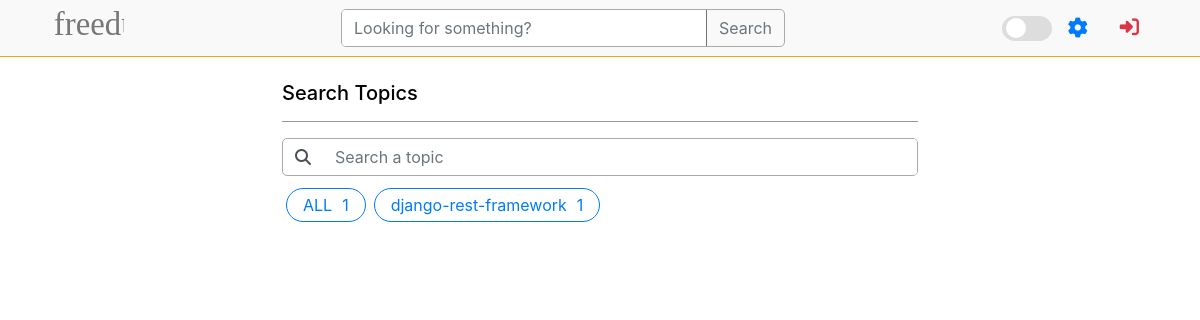
Before: /topics/ with the older database file.
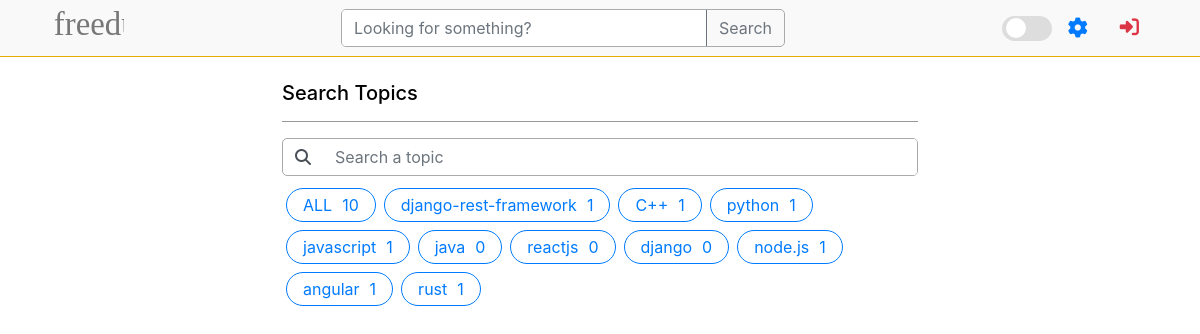
After: the same page with the newer database file.
### base/models.py (models this page shows, shortened)
class Topic(models.Model):
    name = models.CharField(max_length=200)

### base/views.py (the view)
# urls.py: path('topics/', views.topicsPage, name='topics'),
def topicsPage(request):
    q = request.GET.get('q') if request.GET.get('q') != None else ''
    topics = Topic.objects.filter(name__icontains=q)
    return render(request, 'base/topics.html', {'topics': topics})

### base/templates/base/topics.html (shortened to what this page needs)
{% extends "main.html" %} {% block content %} {% load static %}
<div class="container my-4">
    <div class="container inner-container">
        <h5 class="my-2">Search Topics</h5>
        <hr style="background-color: var(--search-border);">
        <form
            action=""
            method="GET"
            class="d-flex m-0 mb-2"
            role="search"
            style="width: 100%"
        >
            <div
                class="input-group"
                style="
                    border: solid 1px var(--search-border);
                    border-radius: 5px;
                "
            >
                <button
                    class="input-group-text border-0"
                    id="basic-addon1" type="submit"
                    style="background-color: transparent"
                >
                    <i class="fa fa-search" aria-hidden="true"></i
                ></button>
                <input
                    class="form-control my-0"
                    type="search"
                    name="q"
                    placeholder="Search a topic"
                    aria-label="Search"
                    style="
                        background-color: var(--search-color);
                        border-width: 0px;
                        color: var(--text-color);
                    "
                    aria-describedby="button-addon2"
                />
            </div>
        </form>
        <div class="container d-flex flex-wrap p-0 m-0">
            <a
                class="d-flex btn btn-outline-primary px-3 py-1 m-1"
                style="gap: 10px; width: fit-content; border-radius: 20px"
                href="{% url "topics" %}"
            >
                ALL
                <span>{{topics.count}}</span>
            </a>
            {% for topic in topics %}
                <a
                    class="d-flex btn btn-outline-primary px-3 py-1 m-1"
                    style="gap: 10px; border-radius: 20px; width: fit-content"
                    href="{% url "home" %}?q={{topic.name}}"
                >
                {{topic.name}}
                <span>{{topic.room_set.all.count}}</span>
            </a>
            {% endfor %}
        </div>
    </div>
</div>
{% endblock content %}

### templates/main.html (shortened to what this page needs)
<!DOCTYPE html lang="en-GB">
{% load static %}
<html style="scrollbar-width: none">
    <head>
        <link rel="stylesheet" href="{% static 'css/bootstrap.min.css' %}" />
        <link rel="stylesheet" href="{% static 'fontawesome/css/all.min.css' %}" />
        <link
            rel="stylesheet"
            href="{% static 'css/main.css' %}"
            media="screen"
        />
    </head>
    <body class="pt-0" style="background-color: var(--bg-color) !important">
        {% include "navbar.html" %}  {% block content %} {% endblock %}
    </body>
</html>

### templates/navbar.html (shortened to what this page needs)
{% load static %}
<div class="parent" style="position: sticky">
  <nav class="bg-body-tertiary container">
    <div class="container-fluid d-flex my-0" style="justify-content: space-between; align-items: center">
      <a class="my-2" href="/"><img src="{% static 'img/freedumsvg.svg' %}" style="height: 40px" alt="logo" srcset="" /></a>
      <form action="{% url 'home' %}" method="get" class="d-flex m-0 search-bar" role="search" style="width: 40%">
        <div class="input-group" style="
                        border: solid 1px var(--search-border);
                        border-radius: 5px;
                    ">
          <input class="form-control my-0" type="search" name="q" placeholder="Looking for something?" aria-label="Search" style="
                            background-color: var(--search-color);
                            border-width: 0px;
                        " aria-describedby="button-addon2" />
          <button class="btn btn-outline-secondary" type="submit" id="button-addon2" style="
                            border-radius: 0px;
                            border: 0px;
                            border-left: 1px solid;
                        ">Search</button>
        </div>
      </form>
      <div class="settings-toggle">
        <label class="toggle-container mb-0">
          <div class="toggle-switch">
            <div class="toggle-circle"></div>
          </div>
        </label>
        <div class="p-3 d-flex" style="justify-content: center; align-items: center">
          <a href="{% url 'update-user' %}" class=""><i class="fa fa-cog p-0" style="font-size: 20px" aria-hidden="true"></i></a>
        </div>
        <div class="p-3 d-flex" style="justify-content: center; align-items: center">
          {% if request.user.is_authenticated %}
            <a href="{% url 'logout' %}" class="text-danger" style="font-size: larger;"><i class="fas fa-sign-out-alt"></i></a>
          {% else %}
            <a href="{% url 'login' %}" class="text-danger" style="font-size: larger;"><i class="fas fa-sign-in-alt"></i></a>
          {% endif %}
        </div>
      </div>
    </div>
  </nav>
  <hr class="m-0 bg-warning" style="" />
</div>

### static/css/main.css (style rules this page uses)
html { scroll-behavior: smooth;scrollbar-width: none !important; }
body { background-color: white !important; }
.search-bar { display: none !important; }
.settings-toggle { display: none !important; }
@media screen and (min-width: 768px) { .search-bar { display: flex !important; } }
@media screen and (min-width: 768px) { .settings-toggle { display: flex; } }

### templates/main.html (style rules this page uses)
:root { --bg-color: #ffffff; --text-color: #000000; --toggle-bg: #ddd; --toggle-circle: #fff; --card-color: #fff; --card-border-color: #ddd; --nav-bar: #f9f9f9; --search-color: #fff; --search-border: #aaa; --feed-description: #444; --comment-box: #fff; --comment-box-text: #444; --tag-color: #ffd7b5; }
body { background-color: var(--bg-color); color: var(--text-color); transition: background-color 0.3s, color 0.3s; }
.toggle-container { display: flex; align-items: center; gap: 10px; font-size: 16px; font-weight: bold; cursor: pointer; }
.toggle-switch { width: 50px; height: 25px; background-color: var(--toggle-bg); border-radius: 50px; position: relative; transition: background-color 0.3s; }
.toggle-circle { width: 20px; height: 20px; background-color: var(--toggle-circle); border-radius: 50%; position: absolute; top: 50%; left: 4px; transform: translateY(-50%); transition: left 0.3s, background-color 0.3s; }

### templates/navbar.html (style rules this page uses)
.container-fluid { padding-left: 0px; padding-right: 0px; }
.parent { position: sticky; z-index: 1000; top: 0px; background-color: var(--nav-bar); }
.settings-toggle { display: none !important; }
@media screen and (min-width: 768px) { .settings-toggle { display: flex !important; } }

### base/templates/base/topics.html (style rules this page uses)
.inner-container { width: 100%; }
@media screen and (min-width: 768px) { .inner-container { width: 60%; } }

Changed rows visible on the page:
added Topic: name "C++", room_set.all.count "1"
added Topic: name "python", room_set.all.count "1"
added Topic: name "javascript", room_set.all.count "1"
added Topic: name "java", room_set.all.count "0"
added Topic: name "reactjs", room_set.all.count "0"
added Topic: name "django", room_set.all.count "0"
added Topic: name "node.js", room_set.all.count "1"
added Topic: name "angular", room_set.all.count "1"
added Topic: name "rust", room_set.all.count "1"
Other visible differences:
{{ topics.count }}: "1" → "10"
